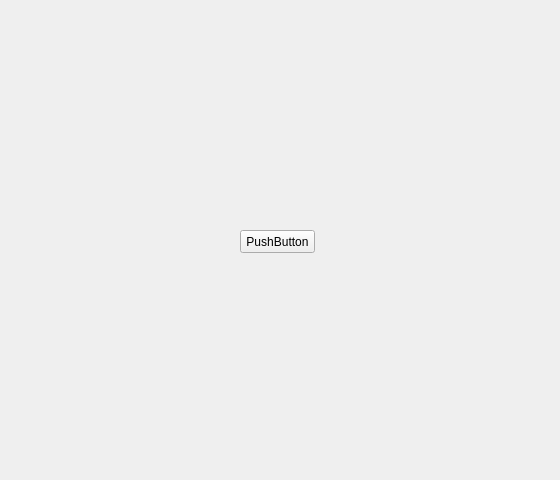
<?xml version="1.0" encoding="UTF-8"?>
<ui version="4.0">
 <class>main_window</class>
 <widget class="QWidget" name="main_window">
  <property name="geometry">
   <rect>
    <x>0</x>
    <y>0</y>
    <width>560</width>
    <height>480</height>
   </rect>
  </property>
  <property name="windowTitle">
   <string>yellow_circles</string>
  </property>
  <widget class="QPushButton" name="button_draw">
   <property name="geometry">
    <rect>
     <x>240</x>
     <y>230</y>
     <width>75</width>
     <height>23</height>
    </rect>
   </property>
   <property name="text">
    <string>PushButton</string>
   </property>
  </widget>
 </widget>
 <resources/>
 <connections/>
</ui>
